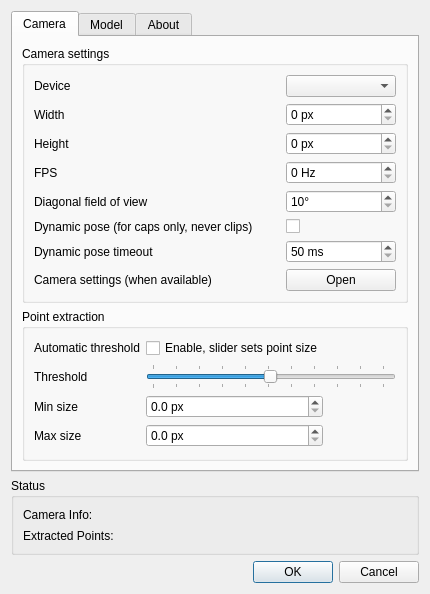
<?xml version="1.0" encoding="UTF-8"?>
<ui version="4.0">
 <class>UICWIIPTClientControls</class>
 <widget class="QWidget" name="UICWIIPTClientControls">
  <property name="windowModality">
   <enum>Qt::NonModal</enum>
  </property>
  <property name="geometry">
   <rect>
    <x>0</x>
    <y>0</y>
    <width>424</width>
    <height>588</height>
   </rect>
  </property>
  <property name="sizePolicy">
   <sizepolicy hsizetype="Preferred" vsizetype="Preferred">
    <horstretch>0</horstretch>
    <verstretch>0</verstretch>
   </sizepolicy>
  </property>
  <property name="windowTitle">
   <string>Wii PointTracker Settings</string>
  </property>
  <property name="windowIcon">
   <iconset resource="ftnoir_tracker_wii_pt.qrc">
    <normaloff>:/Resources/wii.png</normaloff>:/Resources/wii.png</iconset>
  </property>
  <property name="layoutDirection">
   <enum>Qt::LeftToRight</enum>
  </property>
  <property name="autoFillBackground">
   <bool>false</bool>
  </property>
  <layout class="QGridLayout" name="gridLayout_9">
   <property name="sizeConstraint">
    <enum>QLayout::SetFixedSize</enum>
   </property>
   <item row="0" column="0">
    <widget class="QTabWidget" name="tabWidget">
     <property name="sizePolicy">
      <sizepolicy hsizetype="Preferred" vsizetype="MinimumExpanding">
       <horstretch>0</horstretch>
       <verstretch>0</verstretch>
      </sizepolicy>
     </property>
     <property name="minimumSize">
      <size>
       <width>0</width>
       <height>0</height>
      </size>
     </property>
     <property name="locale">
      <locale language="English" country="UnitedStates"/>
     </property>
     <property name="currentIndex">
      <number>0</number>
     </property>
     <widget class="QWidget" name="tab_2">
      <attribute name="title">
       <string>Camera</string>
      </attribute>
      <layout class="QVBoxLayout" name="verticalLayout">
       <item>
        <widget class="QGroupBox" name="groupBox">
         <property name="title">
          <string>Camera settings</string>
         </property>
         <layout class="QGridLayout" name="gridLayout_2">
          <item row="0" column="1">
           <widget class="QComboBox" name="camdevice_combo">
            <property name="sizePolicy">
             <sizepolicy hsizetype="Preferred" vsizetype="Fixed">
              <horstretch>0</horstretch>
              <verstretch>0</verstretch>
             </sizepolicy>
            </property>
            <property name="minimumContentsLength">
             <number>10</number>
            </property>
           </widget>
          </item>
          <item row="4" column="1">
           <widget class="QSpinBox" name="fov">
            <property name="suffix">
             <string>°</string>
            </property>
            <property name="prefix">
             <string/>
            </property>
            <property name="minimum">
             <number>10</number>
            </property>
            <property name="maximum">
             <number>90</number>
            </property>
           </widget>
          </item>
          <item row="4" column="0">
           <widget class="QLabel" name="label_4">
            <property name="sizePolicy">
             <sizepolicy hsizetype="Expanding" vsizetype="Preferred">
              <horstretch>0</horstretch>
              <verstretch>0</verstretch>
             </sizepolicy>
            </property>
            <property name="text">
             <string>Diagonal field of view</string>
            </property>
           </widget>
          </item>
          <item row="1" column="0">
           <widget class="QLabel" name="label_36">
            <property name="sizePolicy">
             <sizepolicy hsizetype="Expanding" vsizetype="Preferred">
              <horstretch>0</horstretch>
              <verstretch>0</verstretch>
             </sizepolicy>
            </property>
            <property name="text">
             <string>Width</string>
            </property>
           </widget>
          </item>
          <item row="3" column="0">
           <widget class="QLabel" name="label_37">
            <property name="sizePolicy">
             <sizepolicy hsizetype="Expanding" vsizetype="Preferred">
              <horstretch>0</horstretch>
              <verstretch>0</verstretch>
             </sizepolicy>
            </property>
            <property name="text">
             <string>FPS</string>
            </property>
            <property name="buddy">
             <cstring>fps_spin</cstring>
            </property>
           </widget>
          </item>
          <item row="2" column="1">
           <widget class="QSpinBox" name="res_y_spin">
            <property name="sizePolicy">
             <sizepolicy hsizetype="Preferred" vsizetype="Fixed">
              <horstretch>0</horstretch>
              <verstretch>0</verstretch>
             </sizepolicy>
            </property>
            <property name="toolTip">
             <string>Desired capture height</string>
            </property>
            <property name="suffix">
             <string> px</string>
            </property>
            <property name="maximum">
             <number>2000</number>
            </property>
            <property name="singleStep">
             <number>10</number>
            </property>
           </widget>
          </item>
          <item row="6" column="0">
           <widget class="QLabel" name="label_6">
            <property name="text">
             <string>Dynamic pose timeout</string>
            </property>
           </widget>
          </item>
          <item row="3" column="1">
           <widget class="QSpinBox" name="fps_spin">
            <property name="sizePolicy">
             <sizepolicy hsizetype="Preferred" vsizetype="Fixed">
              <horstretch>0</horstretch>
              <verstretch>0</verstretch>
             </sizepolicy>
            </property>
            <property name="toolTip">
             <string>Desired capture framerate</string>
            </property>
            <property name="suffix">
             <string> Hz</string>
            </property>
            <property name="maximum">
             <number>2000</number>
            </property>
           </widget>
          </item>
          <item row="5" column="1">
           <widget class="QCheckBox" name="dynamic_pose">
            <property name="text">
             <string/>
            </property>
           </widget>
          </item>
          <item row="1" column="1">
           <widget class="QSpinBox" name="res_x_spin">
            <property name="sizePolicy">
             <sizepolicy hsizetype="Preferred" vsizetype="Fixed">
              <horstretch>0</horstretch>
              <verstretch>0</verstretch>
             </sizepolicy>
            </property>
            <property name="toolTip">
             <string>Desired capture width</string>
            </property>
            <property name="suffix">
             <string> px</string>
            </property>
            <property name="maximum">
             <number>2000</number>
            </property>
            <property name="singleStep">
             <number>10</number>
            </property>
           </widget>
          </item>
          <item row="2" column="0">
           <widget class="QLabel" name="label_41">
            <property name="sizePolicy">
             <sizepolicy hsizetype="Expanding" vsizetype="Preferred">
              <horstretch>0</horstretch>
              <verstretch>0</verstretch>
             </sizepolicy>
            </property>
            <property name="text">
             <string>Height</string>
            </property>
           </widget>
          </item>
          <item row="6" column="1">
           <widget class="QSpinBox" name="init_phase_timeout">
            <property name="suffix">
             <string> ms</string>
            </property>
            <property name="minimum">
             <number>50</number>
            </property>
            <property name="maximum">
             <number>5000</number>
            </property>
           </widget>
          </item>
          <item row="5" column="0">
           <widget class="QLabel" name="label_5">
            <property name="sizePolicy">
             <sizepolicy hsizetype="Expanding" vsizetype="Preferred">
              <horstretch>0</horstretch>
              <verstretch>0</verstretch>
             </sizepolicy>
            </property>
            <property name="text">
             <string>Dynamic pose (for caps only, never clips)</string>
            </property>
           </widget>
          </item>
          <item row="0" column="0">
           <widget class="QLabel" name="label_2">
            <property name="sizePolicy">
             <sizepolicy hsizetype="Expanding" vsizetype="Preferred">
              <horstretch>0</horstretch>
              <verstretch>0</verstretch>
             </sizepolicy>
            </property>
            <property name="text">
             <string>Device</string>
            </property>
            <property name="buddy">
             <cstring>camdevice_combo</cstring>
            </property>
           </widget>
          </item>
          <item row="7" column="1">
           <widget class="QPushButton" name="camera_settings">
            <property name="sizePolicy">
             <sizepolicy hsizetype="Preferred" vsizetype="Maximum">
              <horstretch>0</horstretch>
              <verstretch>0</verstretch>
             </sizepolicy>
            </property>
            <property name="text">
             <string>Open</string>
            </property>
           </widget>
          </item>
          <item row="7" column="0">
           <widget class="QLabel" name="label_9">
            <property name="text">
             <string>Camera settings (when available)</string>
            </property>
           </widget>
          </item>
         </layout>
        </widget>
       </item>
       <item>
        <widget class="QGroupBox" name="groupBox_2">
         <property name="title">
          <string>Point extraction</string>
         </property>
         <layout class="QGridLayout" name="gridLayout_7">
          <item row="3" column="0">
           <widget class="QLabel" name="label_8">
            <property name="text">
             <string>Max size</string>
            </property>
            <property name="buddy">
             <cstring>maxdiam_spin</cstring>
            </property>
           </widget>
          </item>
          <item row="1" column="0">
           <widget class="QLabel" name="label">
            <property name="text">
             <string>Threshold</string>
            </property>
            <property name="buddy">
             <cstring>threshold_slider</cstring>
            </property>
           </widget>
          </item>
          <item row="2" column="0">
           <widget class="QLabel" name="label_7">
            <property name="text">
             <string>Min size</string>
            </property>
            <property name="buddy">
             <cstring>mindiam_spin</cstring>
            </property>
           </widget>
          </item>
          <item row="1" column="1" colspan="2">
           <widget class="QSlider" name="threshold_slider">
            <property name="sizePolicy">
             <sizepolicy hsizetype="Expanding" vsizetype="Maximum">
              <horstretch>0</horstretch>
              <verstretch>0</verstretch>
             </sizepolicy>
            </property>
            <property name="toolTip">
             <string>Intensity threshold for point extraction</string>
            </property>
            <property name="maximum">
             <number>255</number>
            </property>
            <property name="pageStep">
             <number>1</number>
            </property>
            <property name="value">
             <number>127</number>
            </property>
            <property name="orientation">
             <enum>Qt::Horizontal</enum>
            </property>
            <property name="tickPosition">
             <enum>QSlider::TicksBothSides</enum>
            </property>
            <property name="tickInterval">
             <number>25</number>
            </property>
           </widget>
          </item>
          <item row="0" column="0">
           <widget class="QLabel" name="label_11">
            <property name="text">
             <string>Automatic threshold</string>
            </property>
           </widget>
          </item>
          <item row="0" column="1">
           <widget class="QCheckBox" name="auto_threshold">
            <property name="text">
             <string>Enable, slider sets point size</string>
            </property>
           </widget>
          </item>
          <item row="3" column="1">
           <widget class="QDoubleSpinBox" name="maxdiam_spin">
            <property name="toolTip">
             <string>Maximum point diameter</string>
            </property>
            <property name="suffix">
             <string> px</string>
            </property>
            <property name="decimals">
             <number>1</number>
            </property>
            <property name="singleStep">
             <double>0.100000000000000</double>
            </property>
           </widget>
          </item>
          <item row="2" column="1">
           <widget class="QDoubleSpinBox" name="mindiam_spin">
            <property name="toolTip">
             <string>Minimum point diameter</string>
            </property>
            <property name="suffix">
             <string> px</string>
            </property>
            <property name="decimals">
             <number>1</number>
            </property>
            <property name="singleStep">
             <double>0.100000000000000</double>
            </property>
           </widget>
          </item>
         </layout>
        </widget>
       </item>
      </layout>
     </widget>
     <widget class="QWidget" name="tab_4">
      <attribute name="title">
       <string>Model</string>
      </attribute>
      <layout class="QGridLayout" name="gridLayout_3">
       <item row="0" column="0">
        <widget class="QTabWidget" name="model_tabs">
         <property name="sizePolicy">
          <sizepolicy hsizetype="Preferred" vsizetype="Minimum">
           <horstretch>0</horstretch>
           <verstretch>0</verstretch>
          </sizepolicy>
         </property>
         <property name="tabShape">
          <enum>QTabWidget::Rounded</enum>
         </property>
         <property name="currentIndex">
          <number>0</number>
         </property>
         <property name="usesScrollButtons">
          <bool>false</bool>
         </property>
         <property name="documentMode">
          <bool>false</bool>
         </property>
         <property name="tabsClosable">
          <bool>false</bool>
         </property>
         <widget class="QWidget" name="tab_5">
          <attribute name="title">
           <string>Clip</string>
          </attribute>
          <layout class="QGridLayout" name="gridLayout_6">
           <item row="0" column="0">
            <widget class="QGroupBox" name="groupBox_8">
             <property name="sizePolicy">
              <sizepolicy hsizetype="Preferred" vsizetype="Minimum">
               <horstretch>0</horstretch>
               <verstretch>0</verstretch>
              </sizepolicy>
             </property>
             <property name="minimumSize">
              <size>
               <width>331</width>
               <height>208</height>
              </size>
             </property>
             <property name="title">
              <string>Model Dimensions</string>
             </property>
             <widget class="QSpinBox" name="clip_tlength_spin">
              <property name="geometry">
               <rect>
                <x>70</x>
                <y>35</y>
                <width>100</width>
                <height>22</height>
               </rect>
              </property>
              <property name="suffix">
               <string> mm</string>
              </property>
              <property name="minimum">
               <number>-65535</number>
              </property>
              <property name="maximum">
               <number>65535</number>
              </property>
             </widget>
             <widget class="QSpinBox" name="clip_bheight_spin">
              <property name="geometry">
               <rect>
                <x>150</x>
                <y>130</y>
                <width>100</width>
                <height>22</height>
               </rect>
              </property>
              <property name="suffix">
               <string> mm</string>
              </property>
              <property name="minimum">
               <number>-65535</number>
              </property>
              <property name="maximum">
               <number>65535</number>
              </property>
             </widget>
             <widget class="QLabel" name="label_44">
              <property name="geometry">
               <rect>
                <x>65</x>
                <y>55</y>
                <width>71</width>
                <height>111</height>
               </rect>
              </property>
              <property name="text">
               <string/>
              </property>
              <property name="pixmap">
               <pixmap resource="ftnoir_tracker_wii_pt.qrc">:/Resources/clip_side.png</pixmap>
              </property>
             </widget>
             <widget class="QLabel" name="label_50">
              <property name="geometry">
               <rect>
                <x>20</x>
                <y>40</y>
                <width>46</width>
                <height>13</height>
               </rect>
              </property>
              <property name="text">
               <string>Side</string>
              </property>
             </widget>
             <widget class="QSpinBox" name="clip_blength_spin">
              <property name="geometry">
               <rect>
                <x>50</x>
                <y>160</y>
                <width>100</width>
                <height>22</height>
               </rect>
              </property>
              <property name="suffix">
               <string> mm</string>
              </property>
              <property name="minimum">
               <number>-65535</number>
              </property>
              <property name="maximum">
               <number>65535</number>
              </property>
             </widget>
             <widget class="QSpinBox" name="clip_theight_spin">
              <property name="geometry">
               <rect>
                <x>150</x>
                <y>70</y>
                <width>100</width>
                <height>22</height>
               </rect>
              </property>
              <property name="suffix">
               <string> mm</string>
              </property>
              <property name="minimum">
               <number>-65535</number>
              </property>
              <property name="maximum">
               <number>65535</number>
              </property>
             </widget>
             <widget class="QLabel" name="label_51">
              <property name="geometry">
               <rect>
                <x>290</x>
                <y>40</y>
                <width>46</width>
                <height>13</height>
               </rect>
              </property>
              <property name="text">
               <string>Front</string>
              </property>
             </widget>
             <widget class="QLabel" name="label_45">
              <property name="geometry">
               <rect>
                <x>300</x>
                <y>70</y>
                <width>21</width>
                <height>111</height>
               </rect>
              </property>
              <property name="text">
               <string/>
              </property>
              <property name="pixmap">
               <pixmap resource="ftnoir_tracker_wii_pt.qrc">:/Resources/clip_front.png</pixmap>
              </property>
             </widget>
            </widget>
           </item>
          </layout>
         </widget>
         <widget class="QWidget" name="tab_6">
          <attribute name="title">
           <string>Cap</string>
          </attribute>
          <layout class="QVBoxLayout" name="verticalLayout_14">
           <item>
            <widget class="QGroupBox" name="groupBox_9">
             <property name="minimumSize">
              <size>
               <width>331</width>
               <height>208</height>
              </size>
             </property>
             <property name="title">
              <string>Model Dimensions</string>
             </property>
             <widget class="QLabel" name="label_46">
              <property name="geometry">
               <rect>
                <x>100</x>
                <y>60</y>
                <width>111</width>
                <height>81</height>
               </rect>
              </property>
              <property name="text">
               <string/>
              </property>
              <property name="pixmap">
               <pixmap resource="ftnoir_tracker_wii_pt.qrc">:/Resources/cap_side.png</pixmap>
              </property>
             </widget>
             <widget class="QLabel" name="label_48">
              <property name="geometry">
               <rect>
                <x>20</x>
                <y>40</y>
                <width>46</width>
                <height>13</height>
               </rect>
              </property>
              <property name="text">
               <string>Side</string>
              </property>
             </widget>
             <widget class="QSpinBox" name="cap_length_spin">
              <property name="geometry">
               <rect>
                <x>90</x>
                <y>40</y>
                <width>101</width>
                <height>22</height>
               </rect>
              </property>
              <property name="suffix">
               <string> mm</string>
              </property>
              <property name="minimum">
               <number>-65535</number>
              </property>
              <property name="maximum">
               <number>65535</number>
              </property>
             </widget>
             <widget class="QLabel" name="label_47">
              <property name="geometry">
               <rect>
                <x>220</x>
                <y>100</y>
                <width>81</width>
                <height>81</height>
               </rect>
              </property>
              <property name="text">
               <string/>
              </property>
              <property name="pixmap">
               <pixmap resource="ftnoir_tracker_wii_pt.qrc">:/Resources/cap_front.png</pixmap>
              </property>
             </widget>
             <widget class="QSpinBox" name="cap_width_spin">
              <property name="geometry">
               <rect>
                <x>240</x>
                <y>70</y>
                <width>81</width>
                <height>22</height>
               </rect>
              </property>
              <property name="suffix">
               <string> mm</string>
              </property>
              <property name="minimum">
               <number>-65535</number>
              </property>
              <property name="maximum">
               <number>65535</number>
              </property>
             </widget>
             <widget class="QLabel" name="label_49">
              <property name="geometry">
               <rect>
                <x>240</x>
                <y>40</y>
                <width>46</width>
                <height>13</height>
               </rect>
              </property>
              <property name="text">
               <string>Front</string>
              </property>
             </widget>
             <widget class="QSpinBox" name="cap_height_spin">
              <property name="geometry">
               <rect>
                <x>20</x>
                <y>90</y>
                <width>81</width>
                <height>22</height>
               </rect>
              </property>
              <property name="suffix">
               <string> mm</string>
              </property>
              <property name="minimum">
               <number>-65535</number>
              </property>
              <property name="maximum">
               <number>65535</number>
              </property>
             </widget>
            </widget>
           </item>
          </layout>
         </widget>
         <widget class="QWidget" name="tab_7">
          <attribute name="title">
           <string>Custom</string>
          </attribute>
          <layout class="QGridLayout" name="gridLayout">
           <item row="0" column="0">
            <widget class="QGroupBox" name="groupBox_7">
             <property name="title">
              <string>Model Dimensions</string>
             </property>
             <layout class="QGridLayout" name="gridLayout_5">
              <item row="3" column="1">
               <widget class="QLabel" name="label_57">
                <property name="sizePolicy">
                 <sizepolicy hsizetype="Maximum" vsizetype="Preferred">
                  <horstretch>0</horstretch>
                  <verstretch>0</verstretch>
                 </sizepolicy>
                </property>
                <property name="text">
                 <string>z:</string>
                </property>
               </widget>
              </item>
              <item row="2" column="5">
               <widget class="QSpinBox" name="m2y_spin">
                <property name="suffix">
                 <string> mm</string>
                </property>
                <property name="minimum">
                 <number>-65535</number>
                </property>
                <property name="maximum">
                 <number>65535</number>
                </property>
               </widget>
              </item>
              <item row="1" column="1">
               <widget class="QLabel" name="label_63">
                <property name="sizePolicy">
                 <sizepolicy hsizetype="Maximum" vsizetype="Preferred">
                  <horstretch>0</horstretch>
                  <verstretch>0</verstretch>
                 </sizepolicy>
                </property>
                <property name="text">
                 <string>x:</string>
                </property>
               </widget>
              </item>
              <item row="1" column="2">
               <widget class="QSpinBox" name="m1x_spin">
                <property name="suffix">
                 <string> mm</string>
                </property>
                <property name="minimum">
                 <number>-65535</number>
                </property>
                <property name="maximum">
                 <number>65535</number>
                </property>
               </widget>
              </item>
              <item row="2" column="2">
               <widget class="QSpinBox" name="m1y_spin">
                <property name="suffix">
                 <string> mm</string>
                </property>
                <property name="minimum">
                 <number>-65535</number>
                </property>
                <property name="maximum">
                 <number>65535</number>
                </property>
               </widget>
              </item>
              <item row="3" column="5">
               <widget class="QSpinBox" name="m2z_spin">
                <property name="suffix">
                 <string> mm</string>
                </property>
                <property name="minimum">
                 <number>-65535</number>
                </property>
                <property name="maximum">
                 <number>65535</number>
                </property>
               </widget>
              </item>
              <item row="1" column="5">
               <widget class="QSpinBox" name="m2x_spin">
                <property name="suffix">
                 <string> mm</string>
                </property>
                <property name="minimum">
                 <number>-65535</number>
                </property>
                <property name="maximum">
                 <number>65535</number>
                </property>
               </widget>
              </item>
              <item row="0" column="0" colspan="6">
               <widget class="QLabel" name="label_56">
                <property name="sizePolicy">
                 <sizepolicy hsizetype="Preferred" vsizetype="Preferred">
                  <horstretch>0</horstretch>
                  <verstretch>0</verstretch>
                 </sizepolicy>
                </property>
                <property name="text">
                 <string>&lt;html&gt;&lt;head/&gt;&lt;body&gt;&lt;p&gt;Location of the two remaining model points&lt;br/&gt;with respect to the reference point in default pose&lt;/p&gt;&lt;p&gt;Use any units you want, not necessarily centimeters.&lt;/p&gt;&lt;/body&gt;&lt;/html&gt;</string>
                </property>
               </widget>
              </item>
              <item row="3" column="2">
               <widget class="QSpinBox" name="m1z_spin">
                <property name="suffix">
                 <string> mm</string>
                </property>
                <property name="minimum">
                 <number>-65535</number>
                </property>
                <property name="maximum">
                 <number>65535</number>
                </property>
               </widget>
              </item>
              <item row="2" column="4">
               <widget class="QLabel" name="label_70">
                <property name="sizePolicy">
                 <sizepolicy hsizetype="Maximum" vsizetype="Preferred">
                  <horstretch>0</horstretch>
                  <verstretch>0</verstretch>
                 </sizepolicy>
                </property>
                <property name="text">
                 <string>y:</string>
                </property>
               </widget>
              </item>
              <item row="1" column="4">
               <widget class="QLabel" name="label_67">
                <property name="sizePolicy">
                 <sizepolicy hsizetype="Maximum" vsizetype="Preferred">
                  <horstretch>0</horstretch>
                  <verstretch>0</verstretch>
                 </sizepolicy>
                </property>
                <property name="text">
                 <string>x:</string>
                </property>
               </widget>
              </item>
              <item row="1" column="3">
               <widget class="QLabel" name="label_64">
                <property name="sizePolicy">
                 <sizepolicy hsizetype="Maximum" vsizetype="Preferred">
                  <horstretch>0</horstretch>
                  <verstretch>0</verstretch>
                 </sizepolicy>
                </property>
                <property name="text">
                 <string>&lt;html&gt;&lt;head/&gt;&lt;body&gt;&lt;p&gt;&lt;span style=&quot; font-size:16pt;&quot;&gt;P&lt;/span&gt;&lt;span style=&quot; font-size:16pt; vertical-align:sub;&quot;&gt;3&lt;/span&gt;&lt;/p&gt;&lt;/body&gt;&lt;/html&gt;</string>
                </property>
               </widget>
              </item>
              <item row="1" column="0">
               <widget class="QLabel" name="label_60">
                <property name="sizePolicy">
                 <sizepolicy hsizetype="Maximum" vsizetype="Preferred">
                  <horstretch>0</horstretch>
                  <verstretch>0</verstretch>
                 </sizepolicy>
                </property>
                <property name="text">
                 <string>&lt;html&gt;&lt;head/&gt;&lt;body&gt;&lt;p&gt;&lt;span style=&quot; font-size:16pt;&quot;&gt;P&lt;/span&gt;&lt;span style=&quot; font-size:16pt; vertical-align:sub;&quot;&gt;2&lt;/span&gt;&lt;/p&gt;&lt;/body&gt;&lt;/html&gt;</string>
                </property>
               </widget>
              </item>
              <item row="3" column="4">
               <widget class="QLabel" name="label_69">
                <property name="sizePolicy">
                 <sizepolicy hsizetype="Maximum" vsizetype="Preferred">
                  <horstretch>0</horstretch>
                  <verstretch>0</verstretch>
                 </sizepolicy>
                </property>
                <property name="text">
                 <string>z:</string>
                </property>
               </widget>
              </item>
              <item row="2" column="1">
               <widget class="QLabel" name="label_58">
                <property name="sizePolicy">
                 <sizepolicy hsizetype="Maximum" vsizetype="Preferred">
                  <horstretch>0</horstretch>
                  <verstretch>0</verstretch>
                 </sizepolicy>
                </property>
                <property name="text">
                 <string>y:</string>
                </property>
               </widget>
              </item>
             </layout>
            </widget>
           </item>
          </layout>
         </widget>
        </widget>
       </item>
       <item row="1" column="0">
        <widget class="QGroupBox" name="groupBox_10">
         <property name="sizePolicy">
          <sizepolicy hsizetype="Preferred" vsizetype="Maximum">
           <horstretch>0</horstretch>
           <verstretch>0</verstretch>
          </sizepolicy>
         </property>
         <property name="title">
          <string>Model position</string>
         </property>
         <layout class="QGridLayout" name="gridLayout_4">
          <item row="0" column="0">
           <widget class="QFrame" name="frame_2">
            <property name="frameShape">
             <enum>QFrame::NoFrame</enum>
            </property>
            <property name="frameShadow">
             <enum>QFrame::Raised</enum>
            </property>
            <layout class="QGridLayout" name="gridLayout_11">
             <item row="1" column="1">
              <widget class="QSpinBox" name="ty_spin">
               <property name="suffix">
                <string> mm</string>
               </property>
               <property name="minimum">
                <number>-65535</number>
               </property>
               <property name="maximum">
                <number>65536</number>
               </property>
              </widget>
             </item>
             <item row="2" column="0">
              <widget class="QLabel" name="label_66">
               <property name="sizePolicy">
                <sizepolicy hsizetype="Maximum" vsizetype="Preferred">
                 <horstretch>0</horstretch>
                 <verstretch>0</verstretch>
                </sizepolicy>
               </property>
               <property name="text">
                <string>z:</string>
               </property>
              </widget>
             </item>
             <item row="2" column="1">
              <widget class="QSpinBox" name="tz_spin">
               <property name="suffix">
                <string> mm</string>
               </property>
               <property name="minimum">
                <number>-65535</number>
               </property>
               <property name="maximum">
                <number>65536</number>
               </property>
              </widget>
             </item>
             <item row="0" column="0">
              <widget class="QLabel" name="label_61">
               <property name="sizePolicy">
                <sizepolicy hsizetype="Maximum" vsizetype="Preferred">
                 <horstretch>0</horstretch>
                 <verstretch>0</verstretch>
                </sizepolicy>
               </property>
               <property name="text">
                <string>x:</string>
               </property>
              </widget>
             </item>
             <item row="0" column="1">
              <widget class="QSpinBox" name="tx_spin">
               <property name="suffix">
                <string> mm</string>
               </property>
               <property name="minimum">
                <number>-65535</number>
               </property>
               <property name="maximum">
                <number>65536</number>
               </property>
              </widget>
             </item>
             <item row="1" column="0">
              <widget class="QLabel" name="label_62">
               <property name="sizePolicy">
                <sizepolicy hsizetype="Maximum" vsizetype="Preferred">
                 <horstretch>0</horstretch>
                 <verstretch>0</verstretch>
                </sizepolicy>
               </property>
               <property name="text">
                <string>y:</string>
               </property>
              </widget>
             </item>
            </layout>
           </widget>
          </item>
          <item row="0" column="1">
           <widget class="QFrame" name="frame">
            <property name="frameShape">
             <enum>QFrame::NoFrame</enum>
            </property>
            <property name="frameShadow">
             <enum>QFrame::Raised</enum>
            </property>
            <layout class="QVBoxLayout" name="verticalLayout_2">
             <item>
              <widget class="QLabel" name="label_59">
               <property name="text">
                <string>Use only yaw and pitch while calibrating.
Don't roll or change position.</string>
               </property>
               <property name="alignment">
                <set>Qt::AlignCenter</set>
               </property>
               <property name="wordWrap">
                <bool>true</bool>
               </property>
               <property name="openExternalLinks">
                <bool>false</bool>
               </property>
              </widget>
             </item>
             <item>
              <widget class="QLabel" name="sample_count_display">
               <property name="sizePolicy">
                <sizepolicy hsizetype="Minimum" vsizetype="Maximum">
                 <horstretch>0</horstretch>
                 <verstretch>0</verstretch>
                </sizepolicy>
               </property>
               <property name="text">
                <string/>
               </property>
               <property name="wordWrap">
                <bool>true</bool>
               </property>
              </widget>
             </item>
             <item>
              <widget class="QPushButton" name="tcalib_button">
               <property name="enabled">
                <bool>false</bool>
               </property>
               <property name="text">
                <string>Start calibration</string>
               </property>
               <property name="checkable">
                <bool>true</bool>
               </property>
              </widget>
             </item>
            </layout>
           </widget>
          </item>
         </layout>
        </widget>
       </item>
      </layout>
     </widget>
     <widget class="QWidget" name="tab_3">
      <attribute name="title">
       <string>About</string>
      </attribute>
      <layout class="QGridLayout" name="gridLayout_8">
       <item row="0" column="0">
        <widget class="QLabel" name="label_10">
         <property name="text">
          <string>&lt;html&gt;&lt;head/&gt;&lt;body&gt;&lt;p&gt;&lt;span style=&quot; font-weight:600;&quot;&gt;FTNoIR PointTracker Plugin&lt;br/&gt;Version 1.1&lt;/span&gt;&lt;/p&gt;&lt;p&gt;&lt;span style=&quot; font-weight:600;&quot;&gt;by Patrick Ruoff&lt;/span&gt;&lt;/p&gt;&lt;p&gt;&lt;a href=&quot;http://ftnoirpt.sourceforge.net/&quot;&gt;&lt;span style=&quot; font-weight:600; text-decoration: underline; color:#0000ff;&quot;&gt;Manual (external)&lt;/span&gt;&lt;/a&gt;&lt;/p&gt;&lt;/body&gt;&lt;/html&gt;</string>
         </property>
         <property name="alignment">
          <set>Qt::AlignLeading|Qt::AlignLeft|Qt::AlignTop</set>
         </property>
         <property name="openExternalLinks">
          <bool>true</bool>
         </property>
        </widget>
       </item>
       <item row="0" column="1">
        <widget class="QLabel" name="label_35">
         <property name="text">
          <string/>
         </property>
         <property name="pixmap">
          <pixmap resource="ftnoir_tracker_wii_pt.qrc">:/Resources/Logo_IR.png</pixmap>
         </property>
         <property name="alignment">
          <set>Qt::AlignLeading|Qt::AlignLeft|Qt::AlignTop</set>
         </property>
        </widget>
       </item>
      </layout>
     </widget>
    </widget>
   </item>
   <item row="2" column="0" alignment="Qt::AlignVCenter">
    <widget class="QGroupBox" name="groupBox_5">
     <property name="sizePolicy">
      <sizepolicy hsizetype="Preferred" vsizetype="Maximum">
       <horstretch>0</horstretch>
       <verstretch>0</verstretch>
      </sizepolicy>
     </property>
     <property name="title">
      <string>Status</string>
     </property>
     <layout class="QGridLayout" name="gridLayout_10">
      <item row="1" column="0">
       <widget class="QLabel" name="label_3">
        <property name="text">
         <string>Extracted Points:</string>
        </property>
       </widget>
      </item>
      <item row="0" column="0">
       <widget class="QLabel" name="label_38">
        <property name="text">
         <string>Camera Info:</string>
        </property>
       </widget>
      </item>
      <item row="1" column="1">
       <widget class="QLabel" name="pointinfo_label">
        <property name="sizePolicy">
         <sizepolicy hsizetype="Fixed" vsizetype="Fixed">
          <horstretch>0</horstretch>
          <verstretch>0</verstretch>
         </sizepolicy>
        </property>
        <property name="minimumSize">
         <size>
          <width>120</width>
          <height>15</height>
         </size>
        </property>
        <property name="text">
         <string/>
        </property>
       </widget>
      </item>
      <item row="0" column="1">
       <widget class="QLabel" name="caminfo_label">
        <property name="sizePolicy">
         <sizepolicy hsizetype="Fixed" vsizetype="Fixed">
          <horstretch>0</horstretch>
          <verstretch>0</verstretch>
         </sizepolicy>
        </property>
        <property name="minimumSize">
         <size>
          <width>120</width>
          <height>15</height>
         </size>
        </property>
        <property name="text">
         <string/>
        </property>
       </widget>
      </item>
     </layout>
    </widget>
   </item>
   <item row="1" column="0">
    <spacer name="verticalSpacer">
     <property name="orientation">
      <enum>Qt::Vertical</enum>
     </property>
     <property name="sizeType">
      <enum>QSizePolicy::Expanding</enum>
     </property>
     <property name="sizeHint" stdset="0">
      <size>
       <width>20</width>
       <height>0</height>
      </size>
     </property>
    </spacer>
   </item>
   <item row="3" column="0">
    <widget class="QDialogButtonBox" name="buttonBox">
     <property name="standardButtons">
      <set>QDialogButtonBox::Cancel|QDialogButtonBox::Ok</set>
     </property>
    </widget>
   </item>
  </layout>
 </widget>
 <tabstops>
  <tabstop>tabWidget</tabstop>
  <tabstop>camdevice_combo</tabstop>
  <tabstop>res_x_spin</tabstop>
  <tabstop>res_y_spin</tabstop>
  <tabstop>fps_spin</tabstop>
  <tabstop>fov</tabstop>
  <tabstop>dynamic_pose</tabstop>
  <tabstop>init_phase_timeout</tabstop>
  <tabstop>camera_settings</tabstop>
  <tabstop>auto_threshold</tabstop>
  <tabstop>threshold_slider</tabstop>
  <tabstop>mindiam_spin</tabstop>
  <tabstop>maxdiam_spin</tabstop>
  <tabstop>model_tabs</tabstop>
  <tabstop>clip_tlength_spin</tabstop>
  <tabstop>clip_theight_spin</tabstop>
  <tabstop>clip_bheight_spin</tabstop>
  <tabstop>clip_blength_spin</tabstop>
  <tabstop>cap_length_spin</tabstop>
  <tabstop>cap_height_spin</tabstop>
  <tabstop>cap_width_spin</tabstop>
  <tabstop>m1x_spin</tabstop>
  <tabstop>m1y_spin</tabstop>
  <tabstop>m1z_spin</tabstop>
  <tabstop>m2x_spin</tabstop>
  <tabstop>m2y_spin</tabstop>
  <tabstop>m2z_spin</tabstop>
  <tabstop>tx_spin</tabstop>
  <tabstop>ty_spin</tabstop>
  <tabstop>tz_spin</tabstop>
  <tabstop>tcalib_button</tabstop>
 </tabstops>
 <resources>
  <include location="ftnoir_tracker_wii_pt.qrc"/>
  <include location="ftnoir_tracker_wii_pt.qrc"/>
 </resources>
 <connections/>
 <slots>
  <slot>startEngineClicked()</slot>
  <slot>stopEngineClicked()</slot>
  <slot>cameraSettingsClicked()</slot>
 </slots>
</ui>
